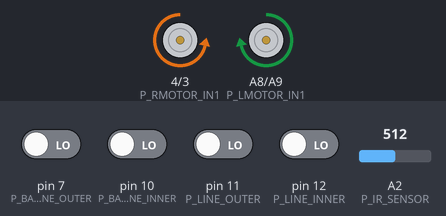
The program below on a simulated Teensy 3. On the bench: motor-driver pin pairs drawn as motors (green arrow = first pin HIGH = forward, orange = second pin HIGH = backward, longer = more drive). The test bench sets the inputs (shaded band); at power-on: pin 7 (P_BACK_LINE_OUTER), pin 10 (P_BACK_LINE_INNER), pin 11 (P_LINE_OUTER), pin 12 (P_LINE_INNER) LOW, A2 (P_IR_SENSOR) = 512.

Above: at 1.2 s.
1.3 s: A2 (P_IR_SENSOR) set to 984
2.8 s: A2 (P_IR_SENSOR) set to 1015
At 3.8 s:
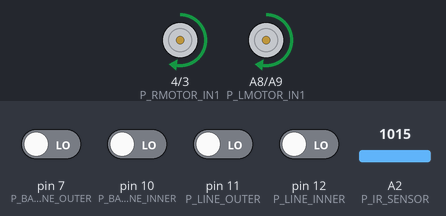
At 10.4 s:
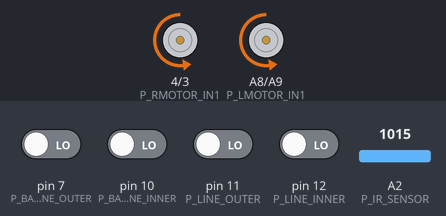
Timing chart, 0 to 31.3 s (numbered marks = the images above; inputs shaded):
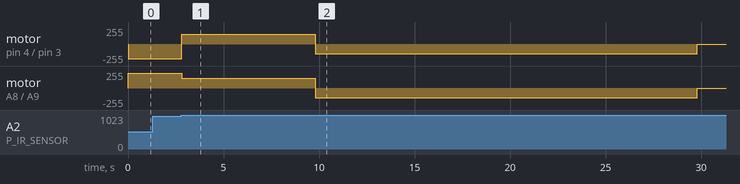

Measured:
- the behaviour switches between 999 and 1000 on A2 (P_IR_SENSOR) (found by bisection; images 0 and 1)
- after the input at 1.3 s, every drawn part: stays the same
- after the input at 2.8 s, motor on pin 4 (P_RMOTOR_IN1) / pin 3 (P_RMOTOR_IN2): backward 220/255 → forward 146/255 at once, → backward 146/255 7.0 s later, → stopped 20.0 s later; motor on A8 (P_LMOTOR_IN1) / A9 (P_LMOTOR_IN2): forward 220/255 → forward 146/255 at once, → backward 146/255 7.0 s later, → stopped 20.0 s later

The program:

main.cpp
```cpp
///////////////////////////////////////////////////////
///////////////////////////////////////////////////////
// Notes
///////////////////////////////////////////////////////
///////////////////////////////////////////////////////
// Encoders read 341.2 counts per full revolution of the gearbox output shaft

// When driving motors, DO NOT MIX DIGITAL AND ANALOG WRITE COMMANDS! Everything should be analog.
// If you need to write digital low to a motor pin just analogWrite 0.


///////////////////////////////////////////////////////
///////////////////////////////////////////////////////
// INCLUDES
///////////////////////////////////////////////////////
///////////////////////////////////////////////////////

#include <Arduino.h>
#include <Metro.h>

///////////////////////////////////////////////////////
///////////////////////////////////////////////////////
// Define Declarations
///////////////////////////////////////////////////////
///////////////////////////////////////////////////////
// Pin Numbers
// Left Motor Pins
#define P_LMOTOR_IN1 22
#define P_LMOTOR_IN2 23
#define P_LMOTOR_ENC_A 1
#define P_LMOTOR_ENC_B 2

// Right Motor Pins
#define P_RMOTOR_IN1 4
#define P_RMOTOR_IN2 3
// #define P_RMOTOR_ENC_A
// #define P_RMOTOR_ENC_B

// Sensor Pins
#define P_IR_SENSOR A2
#define P_LINE_OUTER 11
#define P_LINE_INNER 12
#define P_BACK_LINE_OUTER 7
#define P_BACK_LINE_INNER 10
#define P_LED 5

// Other Constants
// Sensing interval for the IR sensor
// #define IR_SIGNAL_INTERVAL 1000000
// Global 2:10 stopping timer
#define GLOBAL_TIME_STOP_INTERVAL 130000000
#define FIRST_WALL_ATTACK_TIME 7000000
#define SECOND_WALL_ATTACK_TIME 20000000

// Nominal motor speed
#define NOMINAL_SPEED 220


///////////////////////////////////////////////////////
///////////////////////////////////////////////////////
// State Definitions
///////////////////////////////////////////////////////
///////////////////////////////////////////////////////
// Define the slave states that are used by the meta-states to drive machine action
typedef enum {
  STATE_ORIENT, STATE_DRIVE_FWD, STATE_DRIVE_REV, STATE_TURN_CW,
  STATE_SHARP_TURN_CW, STATE_TURN_CCW, STATE_SHARP_TURN_CCW, STATE_STOPPED, STATE_PUSHING_WALL
} States_t;

// Define the hierarchical (master) meta-states that we use to drive either forward or reverse navigation logic depending
// on whether we are
typedef enum {
  METASTATE_ORIENT, METASTATE_FIRST_WALL, METASTATE_SECOND_WALL, METASTATE_END
} MetaStates_t;


///////////////////////////////////////////////////////
///////////////////////////////////////////////////////
// Function Prototypes and Module Variables
///////////////////////////////////////////////////////
///////////////////////////////////////////////////////
// Function prototypes
void eventCheck();

bool TestForIR();
void IRResp();
void IRTimerExp();
void IRDetectionEnded();

bool TestOuterLine();
bool TestInnerLine();
bool TestBackLineOuter();
bool TestBackLineInner();

void setLeftMotorSpeed(int16_t);
void setRightMotorSpeed(int16_t);


void handleOrientation();
void handleDriveFwd();
void handleDriveRev();
void handleWallPush();
void handleTurnCW();
void handleTurnCCW();
void handleSharpTurnCW();
void handleSharpTurnCCW();
void handleStop();

void ReverseCWTimerExp();
void FirstWallAttackTimerExp();
void SecondWallAttackTimerExp();

void GlobalStop();

void DEBUG_printStuff();
void DEBUG_TestTimerExp();

// Module variables
States_t state;
MetaStates_t metaState;

uint8_t isIRDetected = false;

IntervalTimer GlobalStopTimer;
IntervalTimer FirstWallTimer;
IntervalTimer SecondWallTimer;
IntervalTimer DEBUG_TestTimer;
IntervalTimer DEBUG_PrintDelayTimer;

///////////////////////////////////////////////////////
///////////////////////////////////////////////////////
// Core Function Implementations
///////////////////////////////////////////////////////
///////////////////////////////////////////////////////
void setup() {

  // Timers
  // GlobalStopTimer.begin(GlobalStop, GLOBAL_TIME_STOP_INTERVAL);
  // DEBUG_PrintDelayTimer.begin(DEBUG_printStuff, 1000000);
  // DEBUG_TestTimer.begin(DEBUG_TestTimerExp, 1000000);

  // Pin Settings
  // Motor PWM Pins
  pinMode(P_LMOTOR_IN1, OUTPUT);
  pinMode(P_LMOTOR_IN2, OUTPUT);
  pinMode(P_RMOTOR_IN1, OUTPUT);
  pinMode(P_RMOTOR_IN2, OUTPUT);

  // Motor Encoder Pins
  pinMode(P_LMOTOR_ENC_A, INPUT);
  pinMode(P_LMOTOR_ENC_B, INPUT);
  // pinMode(P_RMOTOR_ENC_A, INPUT);
  // pinMode(P_RMOTOR_ENC_B, INPUT);

  // Motor Encoder Pin Interrupts
  // attachInterrupt(digitalPinToInterrupt(P_LMOTOR_ENC_A), countRisingEdges, RISING);
  // attachInterrupt(digitalPinToInterrupt(P_LMOTOR_ENC_B), countRisingEdges, RISING);
  // attachInterrupt(digitalPinToInterrupt(P_RMOTOR_ENC_A), countRisingEdges, RISING);
  // attachInterrupt(digitalPinToInterrupt(P_RMOTOR_ENC_B), countRisingEdges, RISING);

  // Sensor Pins
  pinMode(P_IR_SENSOR, INPUT);
  pinMode(P_LINE_OUTER, INPUT);
  pinMode(P_LINE_INNER, INPUT);
  pinMode(P_BACK_LINE_OUTER, INPUT);
  pinMode(P_BACK_LINE_INNER, INPUT);


  // Initialize our state to the orientation pass
  state = STATE_ORIENT;
  metaState = METASTATE_ORIENT;

}


/* Core Function Loop */
void loop() {

  // Run global event-check
  eventCheck();

  // State-handler case structure
  switch(state) {
    case STATE_ORIENT:
      handleOrientation();
      break;
    case STATE_DRIVE_FWD:
      handleDriveFwd();
      break;
    case STATE_DRIVE_REV:
      handleDriveRev();
      break;
    case STATE_PUSHING_WALL:
      handleWallPush();
      break;
    case STATE_TURN_CW:
      handleTurnCW();
      break;
    case STATE_SHARP_TURN_CW:
      handleSharpTurnCW();
      break;
    case STATE_SHARP_TURN_CCW:
      handleSharpTurnCCW();
      break;
    case STATE_TURN_CCW:
      handleTurnCCW();
      break;
    case STATE_STOPPED:
      handleStop();
      break;
  }

}

///////////////////////////////////////////////////////
///////////////////////////////////////////////////////
// Module Function Implementations
///////////////////////////////////////////////////////
///////////////////////////////////////////////////////


///////////////////////////////////////////////////////
// Utility Functions
///////////////////////////////////////////////////////


/* Helper functions for driving motors.
Accepts a speed in the range of -255-255 (as per
limits on the analogWrite command for PWM signal generation)
and drives the motor at that speed. If the argument is negative it drives
in the opposite direction */
void setLeftMotorSpeed(int16_t speed) {

  if (speed == 0) {
    analogWrite(P_LMOTOR_IN1, 0);
    analogWrite(P_LMOTOR_IN2, 0);
  }
  else if (speed < 0) {
    analogWrite(P_LMOTOR_IN1, 0);
    analogWrite(P_LMOTOR_IN2, -1*speed);
  }
  else {
    analogWrite(P_LMOTOR_IN1, speed);
    analogWrite(P_LMOTOR_IN2, 0);
  }
}

void setRightMotorSpeed(int16_t speed) {

  if (speed == 0) {
    analogWrite(P_RMOTOR_IN1, 0);
    analogWrite(P_RMOTOR_IN2, 0);
  }
  else if (speed < 0) {
    analogWrite(P_RMOTOR_IN1, 0);
    analogWrite(P_RMOTOR_IN2, -1*speed);
  }
  else {
    analogWrite(P_RMOTOR_IN1, speed);
    analogWrite(P_RMOTOR_IN2, 0);
  }
}


///////////////////////////////////////////////////////
// Event / Service Functions
///////////////////////////////////////////////////////

/* Universal Event-Checking function used in loop.
Tests conditionals implemented in separate functions, which in turn
trigger callbacks to provide services to events */
void eventCheck() {

  // Orientation Pass - Listen for pickup of IR beacon
  if (metaState == METASTATE_ORIENT) {
    if (TestForIR()) IRResp();
  }

  // Forward-Movement Line Following (For attacking the first wall)
  if (metaState == METASTATE_FIRST_WALL) {
    if (!TestInnerLine() && !TestOuterLine()) state = STATE_DRIVE_FWD;
    if (TestOuterLine()) state = STATE_TURN_CCW;
    if (TestInnerLine() && TestOuterLine()) state = STATE_TURN_CCW;
    if (TestInnerLine() && !TestOuterLine()) {
      state = STATE_SHARP_TURN_CCW;
      setRightMotorSpeed(255);
      setLeftMotorSpeed(-150);
      while (!TestOuterLine()) {
      }
    }
  }


  // Backward-Movement Line Following (For attacking the second wall)
  if (metaState == METASTATE_SECOND_WALL) {
    if (!TestBackLineInner() && !TestBackLineOuter()) state = STATE_DRIVE_REV;
    if (TestBackLineOuter()) state = STATE_TURN_CW;
    if (TestBackLineInner() && TestBackLineOuter()) state = STATE_TURN_CW;
    if (TestBackLineInner() && !TestBackLineOuter()) {
      state = STATE_SHARP_TURN_CW;
      setRightMotorSpeed(-255);
      setLeftMotorSpeed(150);
      while (!TestBackLineOuter()) {
      }
    }
  }

  // Backward-Movement Line Following (For attacking the second wall)
  // if (metaState == METASTATE_SECOND_WALL) {
  //   if (TestBackLine() && (state != STATE_TURN_CW)) {
  //     state = STATE_TURN_CW;
  //     }

  //   if (state == STATE_TURN_CW){
  //     if (TestOuterLine()) {
  //       ReverseCWTimerExp();
  //     }
  //   }

  //   if (TestInnerLine()) {
  //     setLeftMotorSpeed(255);
  //     setRightMotorSpeed(255);
  //     while (!TestBackLine()) {
  //     }
  //     state = STATE_TURN_CW;
  //   }
  // }

}

void ReverseCWTimerExp(){
  state = STATE_DRIVE_REV;
}

bool TestOuterLine(){
  return digitalRead(P_LINE_OUTER);
}

bool TestInnerLine(){
  return digitalRead(P_LINE_INNER);
}


bool TestBackLineOuter(){
  return digitalRead(P_BACK_LINE_OUTER);
}

bool TestBackLineInner(){
  return digitalRead(P_BACK_LINE_INNER);
}


bool TestForIR(){
  // Tests if the IR signal is high enough to count as being "detected"
  if (analogRead(P_IR_SENSOR) >= 1000) {
    return 1;
  }
  else {
    return 0;
  }
}


void IRResp(){
  // Once the IR light is detected, if we are in the
  // orientation state, switch to attacking the first wall
  // starting by driving forward
  setLeftMotorSpeed(0);
  setRightMotorSpeed(0);
  state = STATE_DRIVE_FWD;
  metaState = METASTATE_FIRST_WALL;
  FirstWallTimer.begin(FirstWallAttackTimerExp, FIRST_WALL_ATTACK_TIME);
  // Serial.println("TIMER BEGUN");
}

void FirstWallAttackTimerExp() {
  // Serial.println("TIMER EXPIRED!");
  /* Once we are done attacking the first wall, switch into the second wall
  meta-state starting with reverse movement */
  FirstWallTimer.end();
  state = STATE_DRIVE_REV;
  metaState = METASTATE_SECOND_WALL;
  // End the first wall attack timer and start the second one
  SecondWallTimer.begin(SecondWallAttackTimerExp, SECOND_WALL_ATTACK_TIME);
}

void SecondWallAttackTimerExp() {
  /* Once we are done attacking the sceond wall, stop the motors
  and terminate the timer */
  state = STATE_STOPPED;
  metaState = METASTATE_END;
  SecondWallTimer.end();
}


///////////////////////////////////////////////////////
// State-Handling Functions
///////////////////////////////////////////////////////


void handleOrientation() {
  /* Handles the initial orientation pass where we
  center the robot around the IR beacon in our section of the arena.
  Strategy: Rotate until IR is detected, start encoders, keep rotating until IR is no
  longer detected, end encoder count, and reverse turn to half the encoder count so the robot
  is centered in the position between where the IR signal starts and stops being detected.

  For the edge case where we start in a position where the IR sensor is already in view, we
  can either (1) turn until we don't see it, and do the orientation pass normally, or (2) if we
  are confident of the angular error of our pickup signal, simply start at localized and go from there
  (i.e. if we are fairly sure that the IR signal is only detected when the sensor is nearly directly facing the beacon) */

  setLeftMotorSpeed(NOMINAL_SPEED);
  setRightMotorSpeed(-NOMINAL_SPEED);

}


void handleDriveFwd() {
  /* Handles driving forward. Should just set left and right
  motor speeds to some equal value of speed. Need to calibrate this online */
  setLeftMotorSpeed(NOMINAL_SPEED/1.5);
  setRightMotorSpeed(NOMINAL_SPEED/1.5);
}

void handleDriveRev() {
  /* Handles driving Backward. Should just set left and right
  motor speeds to some equal value of speed. Need to calibrate this online */
  setLeftMotorSpeed(-NOMINAL_SPEED/1.5);
  setRightMotorSpeed(-NOMINAL_SPEED/1.5);
}

void handleTurnCW() {
  /* Handles driving Clockwise. Should be done by setting left motor
  forward and right motor too zero. */
  // setLeftMotorSpeed(NOMINAL_SPEED);
  // setRightMotorSpeed(40);
  setLeftMotorSpeed(0);
  setRightMotorSpeed(-NOMINAL_SPEED);
}

void handleSharpTurnCW() {
  /* Handles SHARP driving Clockwise. Should be done by setting left motor
  forward and right motor in reverse. */
  setLeftMotorSpeed(NOMINAL_SPEED/2);
  setRightMotorSpeed(-NOMINAL_SPEED);
}

void handleTurnCCW() {
  /* Handles driving Counter-Clockwise. Should be done by setting right motor
  forward and left motor in reverse. */
  setLeftMotorSpeed(0);
  setRightMotorSpeed(NOMINAL_SPEED);
}

void handleSharpTurnCCW() {
  /* Handles SHARP driving Counter-Clockwise. Should be done by setting left motor
  forward and right motor in reverse. */
  setLeftMotorSpeed(-NOMINAL_SPEED/2);
  setRightMotorSpeed(NOMINAL_SPEED);
}


void handleWallPush() {
  /* Handles pushing the wall. TODO: Still need to figure out a) whether
  we want sensing to detect the walls at all, and b) whether we need this
  state at all or we just want to set timers */
}

void handleStop() {
  /* Handles the stopped state. Simply turn both motors off */
  setLeftMotorSpeed(0);
  setRightMotorSpeed(0);
}


// void IRTimerExp(){
//   if (isIRDetected) {
//   Serial.println("NOT DETECTED!!");
//   isIRDetected = false;
//   Serial.println(edgeCounter);
//   edgeCounterRev = edgeCounter / 2;
//   edgeCounter = 0;
//   // setMotorSpeed(-150);
// }


void IRDetectionEnded(){
  /* Once the IR beacon falls out of range, we must
  perform the "backwards pass" where we calculate the encoder
  midpoint, and drive the motors in reverse orientation to recover
  the radial midpoint of the region where the IR signal was detected.
  TODO: Consider using another boolean variable (e.g. isCorrecting) or another
  state altogether so the effect of sensing the IR beacon doesn't interfere
  when we are turning to this midpoint. */
  Serial.println("IR NOT DETECTED!");
}

void GlobalStop() {
  /* Callback function to force the stop state
  after the 2:10 universal time limit has elapsed.
  The stop state handling logic will stop the motors directly. */
  state = STATE_STOPPED;
  GlobalStopTimer.end();
}


/* DEBUG FUNCTION: This function is triggered by PrintDelayTimer
so that test outputs can be printed to the serial monitor at a configurable rate
so it's easier to follow */
void DEBUG_printStuff(){
  // Serial.println(analogRead(PIN_IR));
  Serial.println(state);
}

void DEBUG_TestTimerExp() {
  Serial.println("INTERVAL EXPIRED!");
}
```
